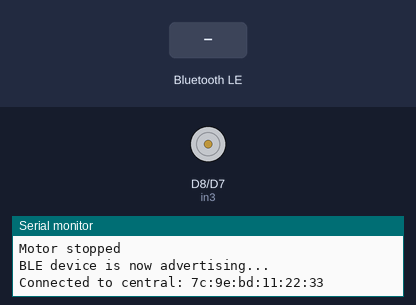
Simulated run of this sketch. Board: Arduino Nano 33 IoT. On the bench: motor-driver pin pairs drawn as motors (green arrow = first pin HIGH = forward, orange = second pin HIGH = backward, longer = more drive, scaled by the enable pin), the last lines printed to the serial monitor. The inputs (shaded band) are chosen by the test bench. Nothing arrives over Bluetooth unless stated; a phone connects over Bluetooth LE 3 s after start.

Above: at 3.8 s.
3.9 s: Bluetooth LE write "o" received
At 4.4 s:
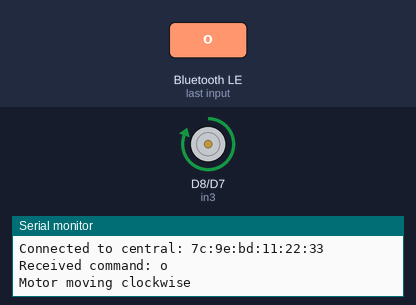
5.4 s: Bluetooth LE write "f" received
At 6.8 s:
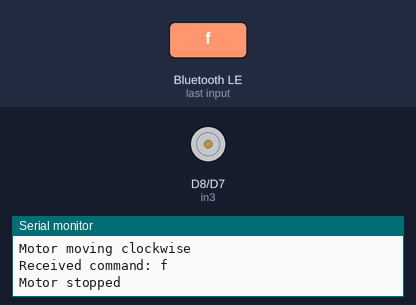
Timing chart, 0 to 8.4 s (numbered marks = the images above; inputs shaded):
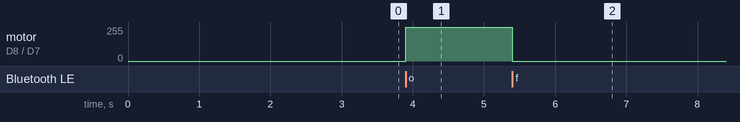

Measured:
- after the input at 3.9 s, motor on D8 (in3) / D7 (in4): stopped → forward 255/255 at once
- after the input at 5.4 s, motor on D8 (in3) / D7 (in4): forward 255/255 → stopped at once

The sketch:

fan.ino
```cpp
#include <ArduinoBLE.h>

// Pin definitions for motor control
const int enB = 9;    // PWM pin to control motor speed
const int in3 = 8;    // IN3 pin of L298N
const int in4 = 7;    // IN4 pin of L298N

// BLE service and characteristic UUIDs
const char* FAN_SERVICE_UUID = "1810"; // Unique UUID for the fan service
const char* FAN_CHARACTERISTIC_UUID = "2A1A"; // Unique UUID for the fan characteristic
BLEUnsignedCharCharacteristic fanCharacteristic(FAN_CHARACTERISTIC_UUID, BLERead | BLENotify | BLEWrite); // BLE Characteristic

// Initialize BLE service and characteristic
BLEService fanService(FAN_SERVICE_UUID);

void setup() {
  Serial.begin(9600);
  while (!Serial);

  // Set all the motor control pins to output
  pinMode(enB, OUTPUT);
  pinMode(in3, OUTPUT);
  pinMode(in4, OUTPUT);

  // Initial motor state: stop
  stopMotor();

  // Initialize BLE
  if (!BLE.begin()) {
    Serial.println("Starting BLE failed!");
    while (1);
  }

  // Set the local name and advertise the service
  BLE.setLocalName("Fan");
  BLE.setAdvertisedService(fanService);

  // Add the characteristic to the service
  fanService.addCharacteristic(fanCharacteristic);
  BLE.addService(fanService);

  fanCharacteristic.writeValue(0);
  // Start advertising
  BLE.advertise();

  Serial.println("BLE device is now advertising...");
}

void loop() {
  BLEDevice central = BLE.central();

  if (central) {
    Serial.print("Connected to central: ");
    Serial.println(central.address());

    while (central.connected()) {
      if (fanCharacteristic.written()) {
        unsigned char commandChar = fanCharacteristic.value();
        String command = String((char)commandChar);

        Serial.print("Received command: ");
        Serial.println(command);

        if (command == "o") {
          moveMotorClockwise(255);  // Turn on the fan
        } else if (command == "f") {
          stopMotor();  // Turn off the fan
        } else {
          Serial.println("Unknown command");
        }
      }
    }
    Serial.print("Disconnected from central: ");
    Serial.println(central.address());

    // Start advertising again
    BLE.advertise();
    Serial.println("BLE device is now advertising...");
  }
}

void moveMotorClockwise(int speed) {
  Serial.println("Motor moving clockwise");
  // Set motor direction to clockwise
  digitalWrite(in3, HIGH);
  digitalWrite(in4, LOW);

  // Set motor speed
  analogWrite(enB, speed);
}

void stopMotor() {
  Serial.println("Motor stopped");
  // Set both IN3 and IN4 to LOW to stop the motor
  digitalWrite(in3, LOW);
  digitalWrite(in4, LOW);

  // Turn off the motor by setting the speed to 0
  analogWrite(enB, 0);
}
```
